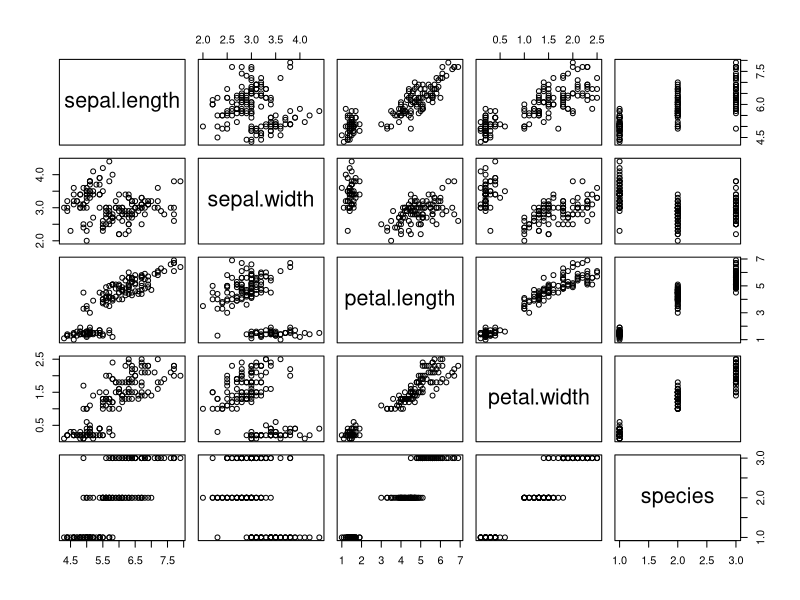
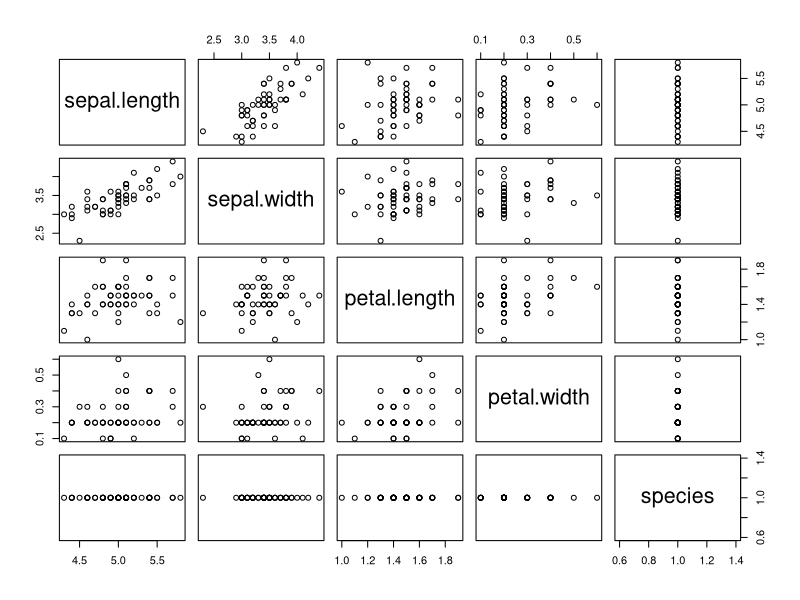
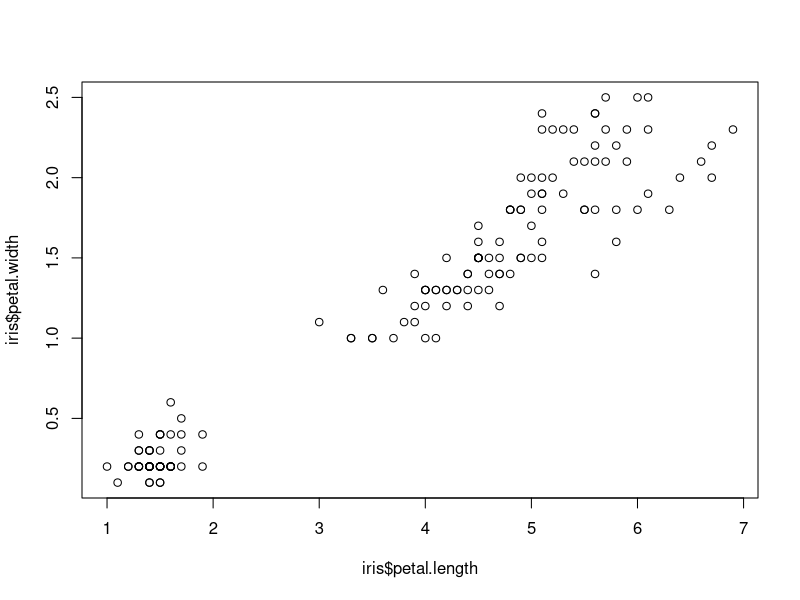
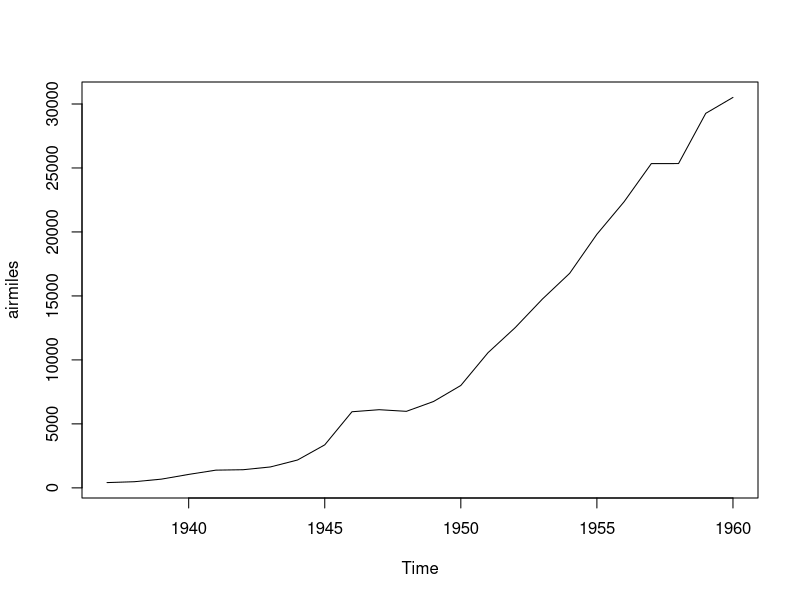
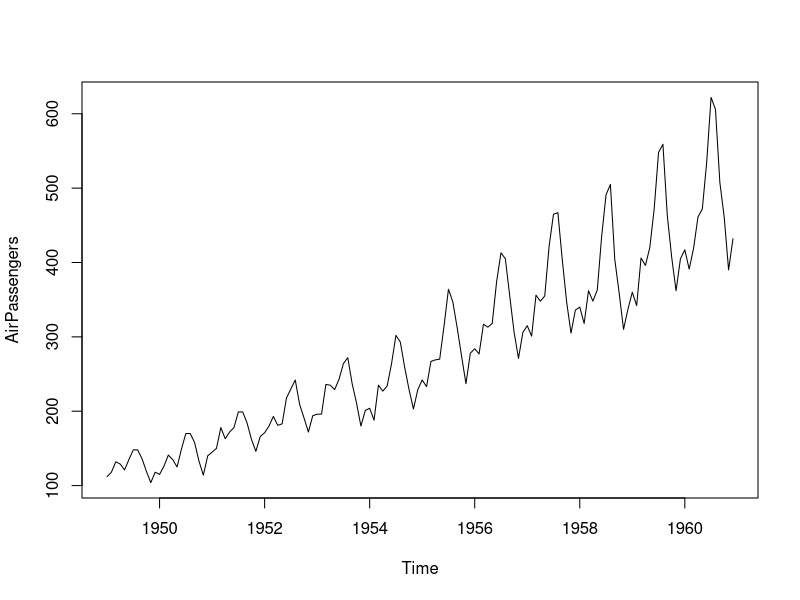

Source code (R) for these figures, in order:
## ---- chunk 1
# get the data of the whole dataset
library(datasets)
data("iris")
## ---- chunk 2
summary(iris)
## ---- chunk 3
# attaching library dplyr to use filter() function
library(dplyr)
# to make it more usable to call the names of the columns making it to lowercase 
names(iris) <- tolower(names(iris))
# creating dataframe with setosa rows only
setosa <- filter(iris, species == "setosa")
# show top-6 values of the obtained dataframe ordered by the ascending of the index
head(setosa)
## ---- chunk 4
summary(setosa)
## ---- chunk 5
plot(iris)
## ---- chunk 6
plot(setosa)
## ---- chunk 7
plot(iris$petal.length, iris$petal.width)
## ---- chunk 8
library(datasets)
plot(airmiles)
## ---- chunk 9
library(datasets)
plot(AirPassengers)
